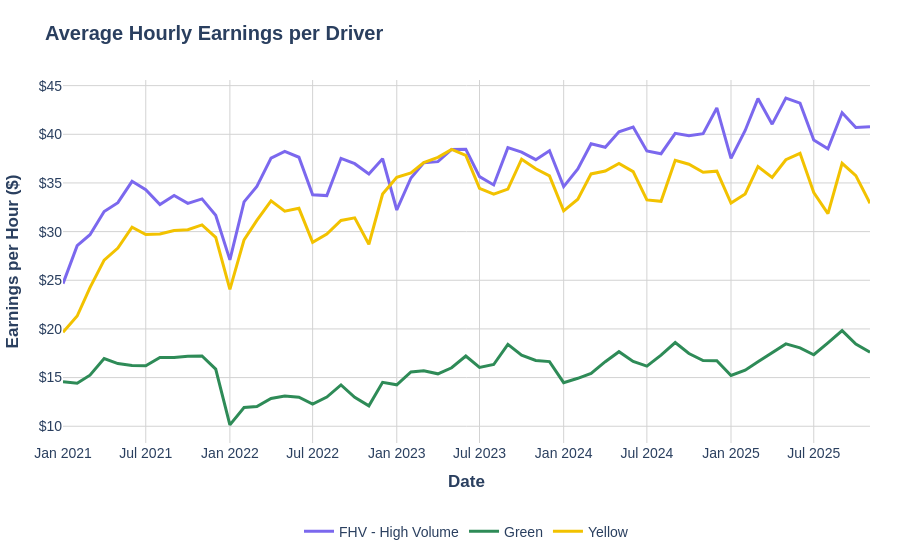

The notebook cell saved with this chart:
### Markdown cell above
Esta gráfica recoge datos desde 2021 y, suponiendo que la distribución de la duración de los viajes media se mantiene constante a lo largo de los años (gráfica anterior), vemos una tendencia alcista de los precios como es normal por la inflación. Por otra parte, vemos que los FHV suelen ser más caros en NY.

### Code cell
res_earnings = (
    res1.join(res10, on=["month_year_date", "type"], how="inner")
    .join(
        res3.rename({"month": "month_year_date"}), 
        on=["month_year_date", "type"], 
        how="inner"
    )
    .with_columns(
        ( (pl.col("m_trips_per_driver") * pl.col("monthly_avg")) / pl.col("m_hours") )
        .alias("hourly_earnings")
    )
)
res_earnings = res_earnings.sort("month_year_date")


fig = px.line(
    res_earnings,
    x="month_year_date",
    y="hourly_earnings",
    color="type",
    title="<b>Average Hourly Earnings per Driver</b>",
    labels={"hourly_earnings": "Earnings ($/hr)", "month_year_date": "Date"},
    color_discrete_map=color_map,
)

fig.update_traces(
    line=dict(width=3),
    hovertemplate="<b>%{x|%b %Y}</b><br>Earnings: $%{y:.2f}/hr<extra>%{fullData.name}</extra>"
)

fig.update_layout(
    xaxis_title="<b>Date</b>",
    yaxis_title="<b>Earnings per Hour ($)</b>",
    font=dict(family="Arial", size=14),
    plot_bgcolor='white',
    legend=dict(orientation="h", y=-0.2, x=0.5, xanchor="center", title=""),
    margin=dict(l=60, r=30, t=80, b=60)
)

fig.update_yaxes(gridcolor='LightGray', tickprefix="$")
fig.update_xaxes(gridcolor='LightGray')

fig.show()

### Figure 1 — Plotly figure (JSON) as saved in the notebook; plotly's stock layout.template omitted (floating-point values rounded to 4 significant figures)
{"data": [{"hovertemplate": "<b>%{x|%b %Y}</b><br>Earnings: $%{y:.2f}/hr<extra>%{fullData.name}</extra>", "legendgroup": "FHV - High Volume", "line": {"color": "#7B68EE", "dash": "solid", "width": 3}, "marker": {"symbol": "circle"}, "mode": "lines", "name": "FHV - High Volume", "orientation": "v", "showlegend": true, "type": "scatter", "x": ["2021-01-01", "2021-02-01", "2021-03-01", "2021-04-01", "2021-05-01", "2021-06-01", "2021-07-01", "2021-08-01", "2021-09-01", "2021-10-01", "2021-11-01", "2021-12-01", "2022-01-01", "2022-02-01", "2022-03-01", "2022-04-01", "2022-05-01", "2022-06-01", "2022-07-01", "2022-08-01", "2022-09-01", "2022-10-01", "2022-11-01", "2022-12-01", "2023-01-01", "2023-02-01", "2023-03-01", "2023-04-01", "2023-05-01", "2023-06-01", "2023-07-01", "2023-08-01", "2023-09-01", "2023-10-01", "2023-11-01", "2023-12-01", "2024-01-01", "2024-02-01", "2024-03-01", "2024-04-01", "2024-05-01", "2024-06-01", "2024-07-01", "2024-08-01", "2024-09-01", "2024-10-01", "2024-11-01", "2024-12-01", "2025-01-01", "2025-02-01", "2025-03-01", "2025-04-01", "2025-05-01", "2025-06-01", "2025-07-01", "2025-08-01", "2025-09-01", "2025-10-01", "2025-11-01"], "xaxis": "x", "y": [24.66, 28.55, 29.69, 32.07, 32.98, 35.17, 34.3, 32.78, 33.7, 32.9, 33.36, 31.67, 27.09, 33.06, 34.63, 37.55, 38.24, 37.64, 33.79, 33.7, 37.53, 36.98, 35.93, 37.49, 32.22, 35.51, 37.06, 37.19, 38.45, 38.47, 35.65, 34.8, 38.63, 38.16, 37.39, 38.31, 34.63, 36.45, 39.03, 38.67, 40.27, 40.74, 38.29, 38.0, 40.1, 39.86, 40.06, 42.71, 37.53, 40.39, 43.67, 41.04, 43.71, 43.2, 39.41, 38.51, 42.21, 40.7, 40.78], "yaxis": "y"}, {"hovertemplate": "<b>%{x|%b %Y}</b><br>Earnings: $%{y:.2f}/hr<extra>%{fullData.name}</extra>", "legendgroup": "Green", "line": {"color": "#2E8B57", "dash": "solid", "width": 3}, "marker": {"symbol": "circle"}, "mode": "lines", "name": "Green", "orientation": "v", "showlegend": true, "type": "scatter", "x": ["2021-01-01", "2021-02-01", "2021-03-01", "2021-04-01", "2021-05-01", "2021-06-01", "2021-07-01", "2021-08-01", "2021-09-01", "2021-10-01", "2021-11-01", "2021-12-01", "2022-01-01", "2022-02-01", "2022-03-01", "2022-04-01", "2022-05-01", "2022-06-01", "2022-07-01", "2022-08-01", "2022-09-01", "2022-10-01", "2022-11-01", "2022-12-01", "2023-01-01", "2023-02-01", "2023-03-01", "2023-04-01", "2023-05-01", "2023-06-01", "2023-07-01", "2023-08-01", "2023-09-01", "2023-10-01", "2023-11-01", "2023-12-01", "2024-01-01", "2024-02-01", "2024-03-01", "2024-04-01", "2024-05-01", "2024-06-01", "2024-07-01", "2024-08-01", "2024-09-01", "2024-10-01", "2024-11-01", "2024-12-01", "2025-01-01", "2025-02-01", "2025-03-01", "2025-04-01", "2025-05-01", "2025-06-01", "2025-07-01", "2025-08-01", "2025-09-01", "2025-10-01", "2025-11-01"], "xaxis": "x", "y": [14.58, 14.42, 15.25, 16.95, 16.44, 16.24, 16.21, 17.07, 17.06, 17.2, 17.23, 15.87, 10.14, 11.93, 12.02, 12.86, 13.1, 12.99, 12.27, 13.0, 14.24, 12.97, 12.09, 14.51, 14.26, 15.58, 15.69, 15.39, 16.01, 17.22, 16.05, 16.35, 18.42, 17.3, 16.76, 16.64, 14.48, 14.93, 15.44, 16.63, 17.66, 16.66, 16.18, 17.31, 18.6, 17.47, 16.75, 16.73, 15.21, 15.76, 16.62, 17.52, 18.46, 18.05, 17.35, 18.56, 19.83, 18.43, 17.6], "yaxis": "y"}, {"hovertemplate": "<b>%{x|%b %Y}</b><br>Earnings: $%{y:.2f}/hr<extra>%{fullData.name}</extra>", "legendgroup": "Yellow", "line": {"color": "#F2C200", "dash": "solid", "width": 3}, "marker": {"symbol": "circle"}, "mode": "lines", "name": "Yellow", "orientation": "v", "showlegend": true, "type": "scatter", "x": ["2021-01-01", "2021-02-01", "2021-03-01", "2021-04-01", "2021-05-01", "2021-06-01", "2021-07-01", "2021-08-01", "2021-09-01", "2021-10-01", "2021-11-01", "2021-12-01", "2022-01-01", "2022-02-01", "2022-03-01", "2022-04-01", "2022-05-01", "2022-06-01", "2022-07-01", "2022-08-01", "2022-09-01", "2022-10-01", "2022-11-01", "2022-12-01", "2023-01-01", "2023-02-01", "2023-03-01", "2023-04-01", "2023-05-01", "2023-06-01", "2023-07-01", "2023-08-01", "2023-09-01", "2023-10-01", "2023-11-01", "2023-12-01", "2024-01-01", "2024-02-01", "2024-03-01", "2024-04-01", "2024-05-01", "2024-06-01", "2024-07-01", "2024-08-01", "2024-09-01", "2024-10-01", "2024-11-01", "2024-12-01", "2025-01-01", "2025-02-01", "2025-03-01", "2025-04-01", "2025-05-01", "2025-06-01", "2025-07-01", "2025-08-01", "2025-09-01", "2025-10-01", "2025-11-01"], "xaxis": "x", "y": [19.66, 21.32, 24.25, 27.07, 28.31, 30.46, 29.7, 29.76, 30.11, 30.19, 30.69, 29.42, 24.06, 29.16, 31.15, 33.17, 32.1, 32.39, 28.91, 29.75, 31.14, 31.42, 28.7, 33.86, 35.59, 36.04, 37.09, 37.63, 38.44, 37.83, 34.44, 33.84, 34.37, 37.45, 36.46, 35.72, 32.14, 33.32, 35.93, 36.22, 37.01, 36.16, 33.26, 33.12, 37.32, 36.92, 36.1, 36.21, 32.93, 33.87, 36.68, 35.56, 37.39, 38.04, 34.02, 31.84, 37.02, 35.76, 32.92], "yaxis": "y"}], "layout": {"font": {"family": "Arial", "size": 14}, "legend": {"orientation": "h", "title": {"text": ""}, "tracegroupgap": 0, "x": 0.5, "xanchor": "center", "y": -0.2}, "margin": {"b": 60, "l": 60, "r": 30, "t": 80}, "plot_bgcolor": "white", "title": {"text": "<b>Average Hourly Earnings per Driver</b>"}, "xaxis": {"anchor": "y", "domain": [0, 1], "gridcolor": "LightGray", "title": {"text": "<b>Date</b>"}}, "yaxis": {"anchor": "x", "domain": [0, 1], "gridcolor": "LightGray", "tickprefix": "$", "title": {"text": "<b>Earnings per Hour ($)</b>"}}}}
